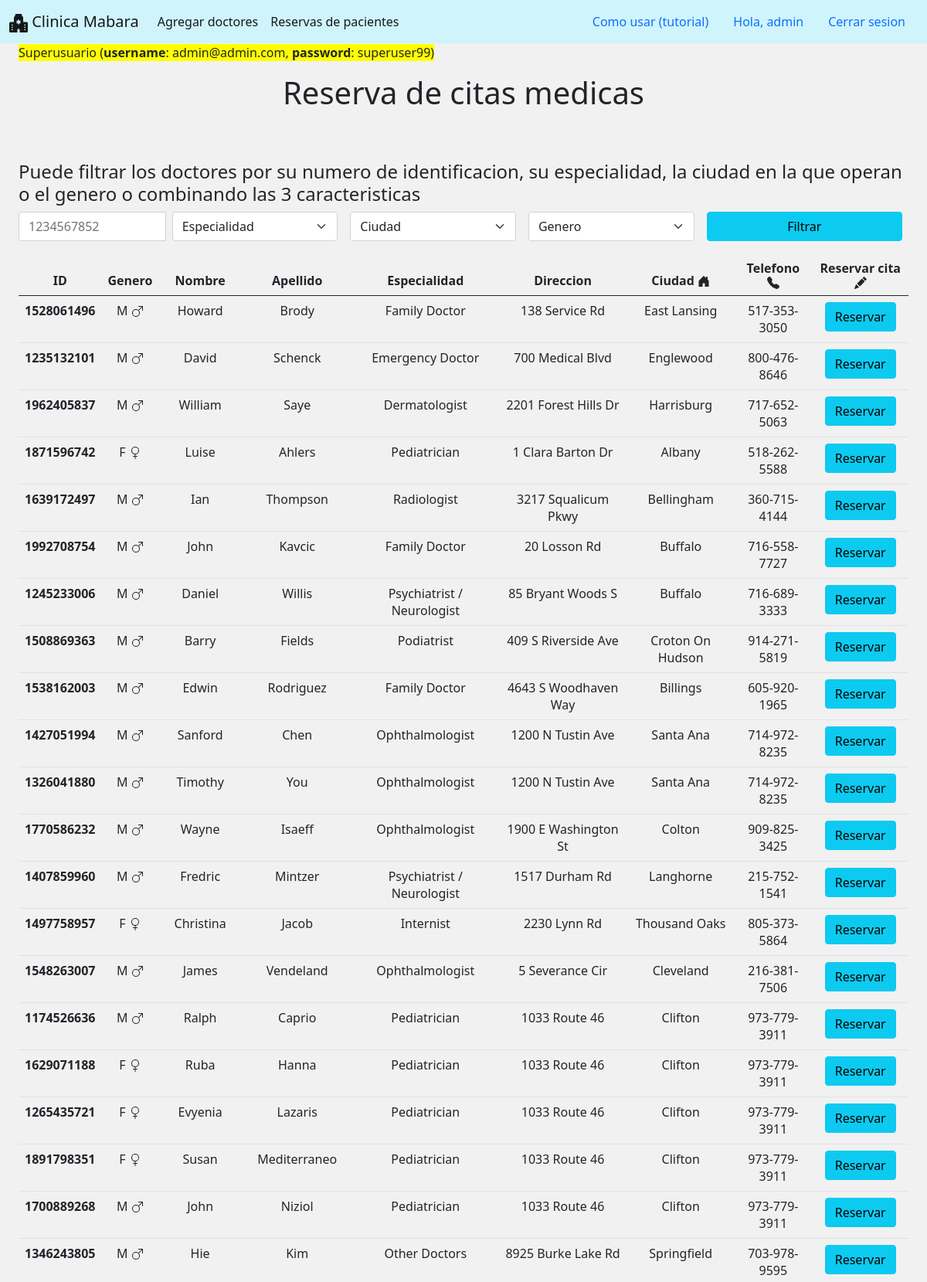
The app's page / (signed in, upper part) with its own data.
### consultoria/models.py (models this page shows, shortened)
class Doctor(models.Model):
    person_id = models.CharField(max_length=255, blank=True, null=True)
    first_name = models.CharField(max_length=255, blank=True, null=True)
    last_name = models.CharField(max_length=255, blank=True, null=True)
    gender = models.CharField(max_length=255, blank=True, null=True)
    city = models.CharField(max_length=255, blank=True, null=True)
    address = models.CharField(max_length=255, blank=True, null=True)
    state = models.CharField(max_length=255, blank=True, null=True)
    phone = models.CharField(max_length=255, blank=True, null=True)
    specialty = models.CharField( max_length=255, blank=True, null=True)
    active = models.BooleanField(default=True, blank=True, null=True)

### consultoria/views.py (the view)
# urls.py: path('', listadoView,name='listadoName'),
def listadoView(request):
    if request.method=="POST":
        id=request.POST['idInput']
        especialidad=request.POST['especialidadInput']
        city=request.POST['cityInput']
        gender=request.POST['genderInput']
        try:
            if id!='':
                data = Doctor.objects.filter(person_id=id)
            elif especialidad!='Especialidad' and gender!='Genero' and city!='Ciudad':
                data = Doctor.objects.filter(specialty=especialidad,gender=gender,city=city,active=True)
            elif especialidad!='Especialidad' and city!='Ciudad':
                data = Doctor.objects.filter(specialty=especialidad,city=city,active=True)
            elif especialidad!='Especialidad' and gender!='Genero':
                data = Doctor.objects.filter(specialty=especialidad,gender=gender,active=True)
            elif city!='Ciudad' and gender!='Genero':
                data = Doctor.objects.filter(city=city,gender=gender,active=True)
            elif especialidad!='Especialidad':
                data = Doctor.objects.filter(specialty=especialidad,active=True)
            elif gender!='Genero':
                data = Doctor.objects.filter(gender=gender,active=True)
            elif city!='Ciudad':
                data = Doctor.objects.filter(city=city,active=True)
            else:
                data=Doctor.objects.filter(active=True)
        except:
            print('exception')
            data=''
    else:
        data=Doctor.objects.filter(active=True)
    for d in data:
        d.id_hidden = codificarId(d.id)
    refrescarListas()
    context={
        'data':data,
        'especialidades':especialidades,
        'ciudades':ciudades,
        'especialidades':especialidades,
            }
    return render(request,'listado.html',context)

### consultoria/views.py (called while the page is built)
def codificarId(id):
    idCoded = sqids.encode([id])
    return idCoded#str

def refrescarListas():
    global ciudades
    global especialidades
    global CIUDADES_CHOICES
    global ESPECIALIDADES_CHOICES
    ciudades=[]
    especialidades=[]
    CIUDADES_CHOICES=[]
    ESPECIALIDADES_CHOICES=[]
    doctores = Doctor.objects.all()
    for doctor in doctores:
        ciudades.append(doctor.city)
        especialidades.append(doctor.specialty)
    ciudades=list(set(ciudades))
    ciudades.sort()
    for i in range(len(ciudades)):
        CIUDADES_CHOICES.append((ciudades[i],ciudades[i]))
    especialidades=list(set(especialidades))
    especialidades.sort()
    for i in range(len(especialidades)):
        ESPECIALIDADES_CHOICES.append((especialidades[i],especialidades[i]))

### templates/listado.html (shortened to what this page needs)
{% extends 'base.html' %}
            {% block 'content' %}
            <div class="mx-4">
                <span style="background-color:yellow">Superusuario (<b>username</b>: admin@admin.com, <b>password</b>: superuser99)<br>
            <h1 class='text-center mt-3'>Reserva de citas medicas</h1>
            <br>
            <h4 class="mt-4">Puede filtrar los doctores por su numero de identificacion, su especialidad, la ciudad en la que operan o el genero o combinando las 3 caracteristicas</h4>
        </div>
        {% if user.is_authenticated %}
        <div class='mx-4'>
        <form method='post'>
            <div class="input-group mb-3">
                  <input type="text" class="form-control" name="idInput" placeholder="1234567852">
                  <select class="form-select rounded mx-2"  name="especialidadInput" aria-label="Default select example">
                    <option selected>Especialidad</option>
                  </select>
                  <select class="form-select rounded mx-2"  name="cityInput" aria-label="Default select example">
                    <option selected>Ciudad</option>
                  </select>
                  <select class="form-select rounded mx-2" name="genderInput" aria-label="Default select example">
                    <option selected>Genero</option>
                  </select>
                <button class="btn btn-info rounded mx-2" style="width:22%;" id="botonFiltrado" type="submit">Filtrar</button>
            </div>
        </form>
            <table class="table table-hover">
                <thead>
                <tr class='text-center'>
                    <th scope="col">ID</th>
                    <th scope="col">Genero</th>
                    <th scope="col">Nombre</th>
                    <th scope="col">Apellido</th>
                    <th scope="col">Especialidad</th>
                    <th scope="col">Direccion</th>
                    <th scope="col">Ciudad  </th>
                    <th scope="col">Telefono </th>
                    <th scope="col">Reservar cita  </th>
                </tr>
                </thead>
                <tbody>
                    {% for d in data %}
                <tr class='text-center'>
                    <th scope='row'>{{d.person_id}}</th>
                    <td>
                        {{d.gender}}
                        {% if d.gender == 'M' %}
                        <svg xmlns="http://www.w3.org/2000/svg" width="16" height="16" fill="currentColor" class="bi bi-gender-male" viewBox="0 0 16 16">
                            <path fill-rule="evenodd" d="M9.5 2a.5.5 0 0 1 0-1h5a.5.5 0 0 1 .5.5v5a.5.5 0 0 1-1 0V2.707L9.871 6.836a5 5 0 1 1-.707-.707L13.293 2H9.5zM6 6a4 4 0 1 0 0 8 4 4 0 0 0 0-8z"/>
                        </svg>
                        {% elif d.gender == 'F' %}
                        <svg xmlns="http://www.w3.org/2000/svg" width="16" height="16" fill="currentColor" class="bi bi-gender-female" viewBox="0 0 16 16"> <path fill-rule="evenodd" d="M8 1a4 4 0 1 0 0 8 4 4 0 0 0 0-8zM3 5a5 5 0 1 1 5.5 4.975V12h2a.5.5 0 0 1 0 1h-2v2.5a.5.5 0 0 1-1 0V13h-2a.5.5 0 0 1 0-1h2V9.975A5 5 0 0 1 3 5z"/> </svg>
                        {% endif %}
                    </td>
                    <td>{{d.first_name}}</td>
                    <td>{{d.last_name}}</td>
                    <td>{{d.specialty}}</td>
                    <td>{{d.address}}</td>
                    <td>{{d.city}}</td>
                    <td>{{d.phone}}</td>
                    <td> <a class='btn btn-info' href="booking/{{d.id_hidden}}">Reservar</a> </td>
                </tr>
                {% endfor %}
                </tbody>
            </table>
        </div>
            {% endif %}
{% endblock 'content' %}

### templates/base.html (shortened to what this page needs)
<html lang="en">
    <head>
        {% load static %}
	    <link rel="stylesheet" href="{% static 'bootstrap-5.0.2-dist/css/bootstrap.min.css' %}">
	    <link rel="stylesheet" href="{% static 'css/styles.css' %}">
    </head>
    {% include 'navbar.html' %}
    <body>
        {% block 'content' %}
        {% endblock %}
    </body>
</html>

### templates/navbar.html (shortened to what this page needs)
<nav class="navbar navbar-expand-lg navbar-light" id='navbar_top' style="background-color: #cff4fc;">
    <div class="container-fluid">
      <a class="navbar-brand" id="logo" href={% url 'listadoName' %}> Clinica Mabara</a>
      <div class="collapse navbar-collapse" id="navbarSupportedContent">
      <ul class="navbar-nav me-auto mb-2 mb-lg-0">
      {% if user.is_superuser %}
        <li class="nav-item">
          <a class="nav-link active " aria-current="page" href={% url 'agregarName' %} >Agregar doctores</a>
        </li>
        <li class="nav-item">
          <a class="nav-link active " aria-current="page" href={% url 'misReservasName' %} >Reservas de pacientes</a>
        </li>
        {% elif user.is_authenticated %}
        <li class="nav-item">
          <a class="nav-link active " aria-current="page" href={% url 'misReservasName' %} >Mis reservas</a>
        </li>
        {% endif %}
      </ul>
          <li class="d-flex nav-item">
            <a class="nav-link active " aria-current="page" href={% url 'howToName' %}>Como usar (tutorial)</a>
        <li class="d-flex nav-item">
          {% if user.is_authenticated %}
            <li class="d-flex nav-item">
                <a class="nav-link active " aria-current="page" href='#'>Hola, {{user.first_name}}</a>
            <li class="d-flex nav-item">
                <a class="nav-link active" aria-current="page" href={% url 'logoutName' %}>Cerrar sesion</a>
            </li>
            </li>
          {% endif %}
      </div>
    </div>
  </nav>

### static/css/styles.css (style rules this page uses)
body { background-color: #F1F1F1; }
.table { width: 100%; }

### records on screen
Doctor: person_id "1528061496", gender "M", first_name "Howard", last_name "Brody", specialty "Family Doctor", address "138 Service Rd", city "East Lansing", phone "517-353-3050"
Doctor: person_id "1235132101", gender "M", first_name "David", last_name "Schenck", specialty "Emergency Doctor", address "700 Medical Blvd", city "Englewood", phone "800-476-8646"
Doctor: person_id "1962405837", gender "M", first_name "William", last_name "Saye", specialty "Dermatologist", address "2201 Forest Hills Dr", city "Harrisburg", phone "717-652-5063"
Doctor: person_id "1871596742", gender "F", first_name "Luise", last_name "Ahlers", specialty "Pediatrician", address "1 Clara Barton Dr", city "Albany", phone "518-262-5588"
Doctor: person_id "1639172497", gender "M", first_name "Ian", last_name "Thompson", specialty "Radiologist", address "3217 Squalicum Pkwy", city "Bellingham", phone "360-715-4144"
Doctor: person_id "1992708754", gender "M", first_name "John", last_name "Kavcic", specialty "Family Doctor", address "20 Losson Rd", city "Buffalo", phone "716-558-7727"
Doctor: person_id "1245233006", gender "M", first_name "Daniel", last_name "Willis", specialty "Psychiatrist / Neurologist", address "85 Bryant Woods S", city "Buffalo", phone "716-689-3333"
Doctor: person_id "1508869363", gender "M", first_name "Barry", last_name "Fields", specialty "Podiatrist", address "409 S Riverside Ave", city "Croton On Hudson", phone "914-271-5819"
Doctor: person_id "1538162003", gender "M", first_name "Edwin", last_name "Rodriguez", specialty "Family Doctor", address "4643 S Woodhaven Way", city "Billings", phone "605-920-1965"
Doctor: person_id "1427051994", gender "M", first_name "Sanford", last_name "Chen", specialty "Ophthalmologist", address "1200 N Tustin Ave", city "Santa Ana", phone "714-972-8235"
Doctor: person_id "1326041880", gender "M", first_name "Timothy", last_name "You", specialty "Ophthalmologist", address "1200 N Tustin Ave", city "Santa Ana", phone "714-972-8235"
Doctor: person_id "1770586232", gender "M", first_name "Wayne", last_name "Isaeff", specialty "Ophthalmologist", address "1900 E Washington St", city "Colton", phone "909-825-3425"
Doctor: person_id "1407859960", gender "M", first_name "Fredric", last_name "Mintzer", specialty "Psychiatrist / Neurologist", address "1517 Durham Rd", city "Langhorne", phone "215-752-1541"
Doctor: person_id "1497758957", gender "F", first_name "Christina", last_name "Jacob", specialty "Internist", address "2230 Lynn Rd", city "Thousand Oaks", phone "805-373-5864"
Doctor: person_id "1548263007", gender "M", first_name "James", last_name "Vendeland", specialty "Ophthalmologist", address "5 Severance Cir", city "Cleveland", phone "216-381-7506"
Doctor: person_id "1174526636", gender "M", first_name "Ralph", last_name "Caprio", specialty "Pediatrician", address "1033 Route 46", city "Clifton", phone "973-779-3911"
Doctor: person_id "1629071188", gender "F", first_name "Ruba", last_name "Hanna", specialty "Pediatrician", address "1033 Route 46", city "Clifton", phone "973-779-3911"
Doctor: person_id "1265435721", gender "F", first_name "Evyenia", last_name "Lazaris", specialty "Pediatrician", address "1033 Route 46", city "Clifton", phone "973-779-3911"
Doctor: person_id "1891798351", gender "F", first_name "Susan", last_name "Mediterraneo", specialty "Pediatrician", address "1033 Route 46", city "Clifton", phone "973-779-3911"
Doctor: person_id "1700889268", gender "M", first_name "John", last_name "Niziol", specialty "Pediatrician", address "1033 Route 46", city "Clifton", phone "973-779-3911"
Doctor: person_id "1346243805", gender "M", first_name "Hie", last_name "Kim", specialty "Other Doctors", address "8925 Burke Lake Rd", city "Springfield", phone "703-978-9595"

### other values on screen
{{ user.first_name }} "admin"
